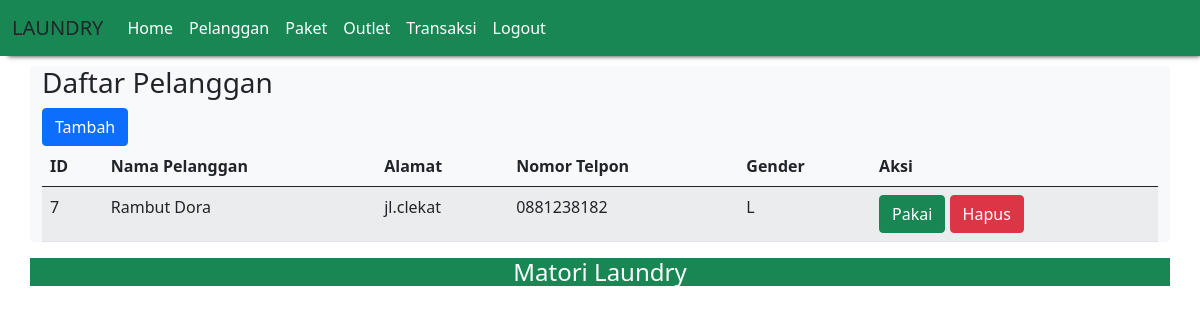
/dashboard/pelanggan.php (signed in), run on the app's committed database.
### tables this page shows
CREATE TABLE `member` (
  `id_member` int(11) NOT NULL,
  `nama_member` varchar(100) NOT NULL,
  `alamat` text NOT NULL,
  `jenis_kelamin` enum('L','P') NOT NULL,
  `tlp` varchar(15) NOT NULL
);

### dashboard/pelanggan.php (the view, shortened to what this page needs)
<?php
include "../home-index/header.php";
if($_SESSION['role']!='owner'){
?>
<h3>Daftar Pelanggan</h3>
<a href="tambah_member.php" class="btn btn-primary">Tambah</a>
<table class="table table-hover table-striped">
<thead>
<tr>
<th>ID</th><th>Nama Pelanggan</th>
<th>Alamat</th><th>Nomor Telpon</th><th>Gender</th>
    <th>Aksi</th>
</tr>
</thead>
<tbody>
<?php
include "../db/koneksi.php";
$qry_buku=mysqli_query($conn,"select * from member");
while($data_buku=mysqli_fetch_array($qry_buku)){
$no++;?>
<tr>
<td><?=$data_buku['id_member']?></td>
<td><?=$data_buku['nama_member']?></td>
<td><?=$data_buku['alamat']?></td>
<td><?=$data_buku['tlp']?></td>
<td><?=$data_buku['jenis_kelamin']?></td>
<td><a href="../controller/pakai.php?id_member=<?=$data_buku['id_member']?>" class="btn btn-success">Pakai</a>
<?php
if($_SESSION['role']=='admin'){
    ?>
<a href="../controller/hapus.php?id_member=<?=$data_buku['id_member']?>" onclick="return confirm('Apakah anda yakin menghapus data ini?')" class="btn btn-danger">Hapus</a></td>
<?php
    }
?>
</tr>
<?php
}}
else{
   echo "Anda bukan admin";
};
?>
</tbody>
</table>
<?php include "../home-index/footer.php"?>

### data on the page
member: id_member "7", nama_member "Rambut Dora", alamat "jl.clekat", tlp "0881238182", jenis_kelamin "L"
